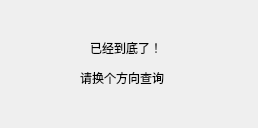
<?xml version="1.0" encoding="UTF-8"?>
<ui version="4.0">
 <class>Form</class>
 <widget class="QWidget" name="Form">
  <property name="geometry">
   <rect>
    <x>0</x>
    <y>0</y>
    <width>258</width>
    <height>128</height>
   </rect>
  </property>
  <property name="windowTitle">
   <string>Form</string>
  </property>
  <widget class="QLabel" name="label">
   <property name="geometry">
    <rect>
     <x>90</x>
     <y>40</y>
     <width>101</width>
     <height>16</height>
    </rect>
   </property>
   <property name="text">
    <string>已经到底了！</string>
   </property>
  </widget>
  <widget class="QLabel" name="label_2">
   <property name="geometry">
    <rect>
     <x>80</x>
     <y>70</y>
     <width>141</width>
     <height>16</height>
    </rect>
   </property>
   <property name="text">
    <string>请换个方向查询</string>
   </property>
  </widget>
 </widget>
 <resources/>
 <connections/>
</ui>
